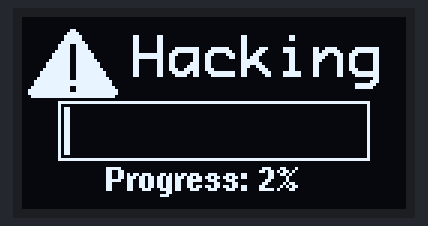
A sketch run on a simulated Arduino Uno, built with avr-gcc and run on an emulated ATmega328P. On the bench: 128×64 one-colour display.

Above: at 0.18 s.
At 0.78 s:
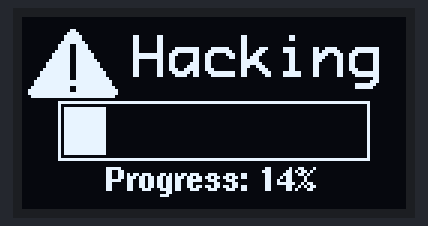
At 1.53 s:
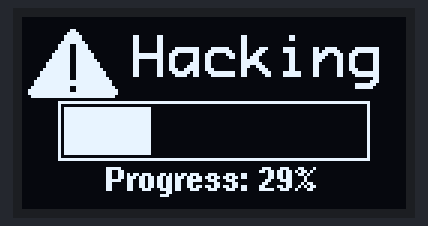
At 2.89 s:
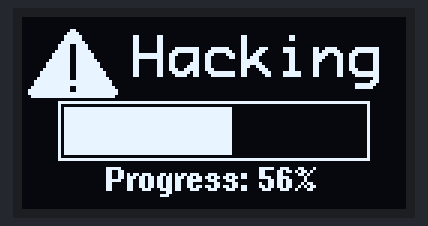
At 4.25 s:
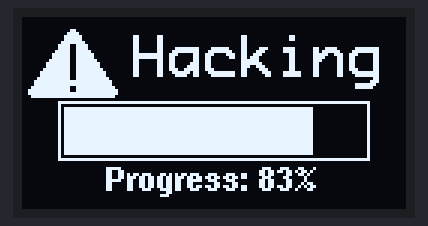
At 5.6 s:
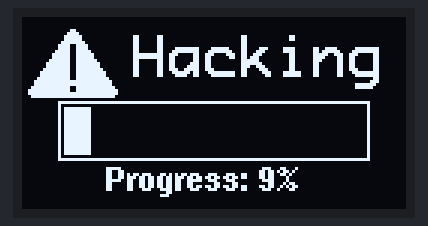

The sketch:

hacking.ino
```cpp
// simple project using Arduino UNO and 128x64 SSD1306 IIC OLED Display, created by upir, 2023
// youtube channel: https://www.youtube.com/upir_upir

// YOUTUBE VIDEO: https://youtu.be/Eyvzw_ujcS0
// WOKWI sketch: https://wokwi.com/projects/372481402319579137
// More videos with Arduino UNO and OLED screens: https://www.youtube.com/playlist?list=PLjQRaMdk7pBZ1UV3IL5ol8Qc7R9k-kwXA

// Links from the video:
// Lopaka editor: https://lopaka.app/
// 128x64 SSD1306 OLED Display 1.54": https://s.click.aliexpress.com/e/_DCYdWXb
// 128x64 SSD1306 OLED Display 0.96": https://s.click.aliexpress.com/e/_DCKdvnh
// 128x64 SSD1306 OLED Display 2.42": https://s.click.aliexpress.com/e/_DFdMoTh
// Arduino UNO: https://s.click.aliexpress.com/e/_AXDw1h

#include <Arduino.h>
#include <U8g2lib.h>

#include <Wire.h> // library requires for IIC communication

U8G2_SSD1306_128X64_NONAME_F_HW_I2C u8g2(U8G2_R0, /* reset=*/ U8X8_PIN_NONE); // initialization for the used OLED display

// images from https://lopaka.app/
//static const unsigned char image_FaceCharging_29x14_bits[] U8X8_PROGMEM = {0x40,0x00,0x00,0x02,0x60,0x00,0x00,0x03,0x30,0x00,0x80,0x01,0x18,0x00,0xc0,0x00,0xfc,0x00,0xe0,0x07,0xfc,0x00,0xe0,0x07,0x60,0x00,0x00,0x03,0x30,0x00,0x80,0x01,0x18,0x00,0xc0,0x00,0x08,0x00,0x40,0x00,0x00,0x00,0x00,0x00,0x00,0x04,0x04,0x00,0x00,0x08,0x02,0x00,0x00,0xf0,0x01,0x00};
static const unsigned char image_Warning_30x23_bits[] U8X8_PROGMEM = {0x00,0xc0,0x00,0x00,0x00,0xe0,0x01,0x00,0x00,0xf0,0x03,0x00,0x00,0xf0,0x03,0x00,0x00,0xf8,0x07,0x00,0x00,0x3c,0x0f,0x00,0x00,0x3c,0x0f,0x00,0x00,0x3e,0x1f,0x00,0x00,0x3f,0x3f,0x00,0x00,0x3f,0x3f,0x00,0x80,0x3f,0x7f,0x00,0xc0,0x3f,0xff,0x00,0xc0,0x3f,0xff,0x00,0xe0,0x3f,0xff,0x01,0xf0,0x3f,0xff,0x03,0xf0,0x3f,0xff,0x03,0xf8,0x3f,0xff,0x07,0xfc,0xff,0xff,0x0f,0xfc,0xff,0xff,0x0f,0xfe,0x3f,0xff,0x1f,0xff,0x3f,0xff,0x3f,0xff,0xff,0xff,0x3f,0xfe,0xff,0xff,0x1f};

int progress = 0; // progress of the progressbar
char buffer[32]; // helper buffer to construct a string to be displayed

void setup(void) {
  u8g2.begin(); // start the u8g2 library
}

void loop(void) {
  u8g2.clearBuffer();					// clear the internal memory

  // code from https://lopaka.app
u8g2.setBitmapMode(1);
u8g2.setFontMode(1);
u8g2.setFont(u8g2_font_helvB08_tr);
sprintf(buffer, "Progress: %d%%", progress); // construct a string with the progress variable
u8g2.drawStr(28, 58, buffer); // display the string
u8g2.drawFrame(12, 28, 104, 20);
u8g2.drawBox(14, 30, progress, 16); //
u8g2.drawXBMP( 2, 4, 30, 23, image_Warning_30x23_bits);
u8g2.setFont(u8g2_font_profont22_tr);
u8g2.drawStr(37, 20, "Hacking");


  u8g2.sendBuffer();					// transfer internal memory to the display

  // increase the progress value to go over 0-100
	progress = progress + 1;
	if (progress > 100) {
		progress = 0;
	}
}
```

Measured:
- by itself, everything shown: repeats every 5.1 s, in 101 steps
